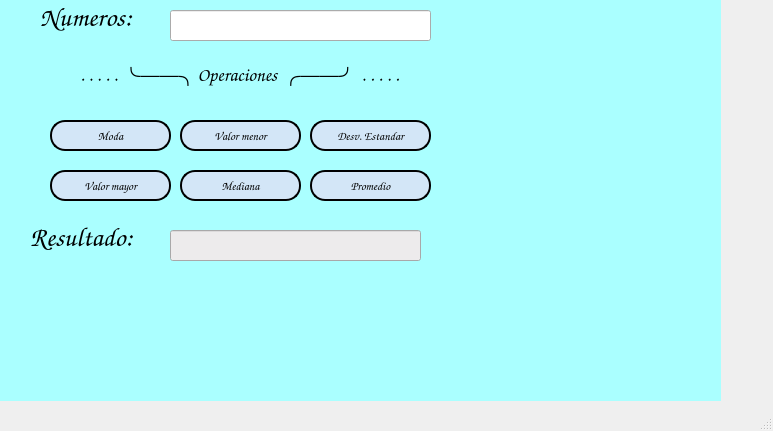
<?xml version="1.0" encoding="UTF-8"?>
<ui version="4.0">
 <class>MainWindow</class>
 <widget class="QMainWindow" name="MainWindow">
  <property name="geometry">
   <rect>
    <x>0</x>
    <y>0</y>
    <width>773</width>
    <height>431</height>
   </rect>
  </property>
  <property name="windowTitle">
   <string>MainWindow</string>
  </property>
  <widget class="QWidget" name="centralwidget">
   <widget class="QLabel" name="label">
    <property name="geometry">
     <rect>
      <x>40</x>
      <y>0</y>
      <width>121</width>
      <height>31</height>
     </rect>
    </property>
    <property name="font">
     <font>
      <family>Comic Sans MS</family>
     </font>
    </property>
    <property name="text">
     <string>&lt;html&gt;&lt;head/&gt;&lt;body&gt;&lt;p&gt;&lt;span style=&quot; font-size:20pt;&quot;&gt;Numeros:&lt;/span&gt;&lt;/p&gt;&lt;/body&gt;&lt;/html&gt;</string>
    </property>
   </widget>
   <widget class="QLineEdit" name="txt_numeros">
    <property name="geometry">
     <rect>
      <x>170</x>
      <y>10</y>
      <width>261</width>
      <height>31</height>
     </rect>
    </property>
    <property name="font">
     <font>
      <pointsize>14</pointsize>
     </font>
    </property>
    <property name="text">
     <string/>
    </property>
    <property name="alignment">
     <set>Qt::AlignCenter</set>
    </property>
   </widget>
   <widget class="QLabel" name="label_2">
    <property name="geometry">
     <rect>
      <x>80</x>
      <y>60</y>
      <width>341</width>
      <height>31</height>
     </rect>
    </property>
    <property name="font">
     <font>
      <family>Comic Sans MS</family>
     </font>
    </property>
    <property name="text">
     <string>&lt;html&gt;&lt;head/&gt;&lt;body&gt;&lt;p&gt;&lt;span style=&quot; font-size:14pt;&quot;&gt;. . . . . ╰──╮Operaciones ╭──╯ . . . . .&lt;/span&gt;&lt;/p&gt;&lt;/body&gt;&lt;/html&gt;</string>
    </property>
   </widget>
   <widget class="QPushButton" name="btn_mediana">
    <property name="geometry">
     <rect>
      <x>180</x>
      <y>170</y>
      <width>121</width>
      <height>31</height>
     </rect>
    </property>
    <property name="font">
     <font>
      <family>Comic Sans MS</family>
     </font>
    </property>
    <property name="cursor">
     <cursorShape>PointingHandCursor</cursorShape>
    </property>
    <property name="styleSheet">
     <string notr="true">border: 2px solid black;
background-color: rgb(211, 230, 247);
border-radius: 15px;</string>
    </property>
    <property name="text">
     <string>Mediana</string>
    </property>
   </widget>
   <widget class="QPushButton" name="btn_valormenor">
    <property name="geometry">
     <rect>
      <x>180</x>
      <y>120</y>
      <width>121</width>
      <height>31</height>
     </rect>
    </property>
    <property name="font">
     <font>
      <family>Comic Sans MS</family>
     </font>
    </property>
    <property name="cursor">
     <cursorShape>PointingHandCursor</cursorShape>
    </property>
    <property name="styleSheet">
     <string notr="true">border: 2px solid black;
background-color: rgb(211, 230, 247);
border-radius: 15px;</string>
    </property>
    <property name="text">
     <string>Valor menor</string>
    </property>
   </widget>
   <widget class="QPushButton" name="btn_valormayor">
    <property name="geometry">
     <rect>
      <x>50</x>
      <y>170</y>
      <width>121</width>
      <height>31</height>
     </rect>
    </property>
    <property name="font">
     <font>
      <family>Comic Sans MS</family>
     </font>
    </property>
    <property name="cursor">
     <cursorShape>PointingHandCursor</cursorShape>
    </property>
    <property name="styleSheet">
     <string notr="true">border: 2px solid black;
background-color: rgb(211, 230, 247);
border-radius: 15px;</string>
    </property>
    <property name="text">
     <string>Valor mayor</string>
    </property>
   </widget>
   <widget class="QPushButton" name="btn_promedio">
    <property name="geometry">
     <rect>
      <x>310</x>
      <y>170</y>
      <width>121</width>
      <height>31</height>
     </rect>
    </property>
    <property name="font">
     <font>
      <family>Comic Sans MS</family>
     </font>
    </property>
    <property name="cursor">
     <cursorShape>PointingHandCursor</cursorShape>
    </property>
    <property name="styleSheet">
     <string notr="true">border: 2px solid black;
background-color: rgb(211, 230, 247);
border-radius: 15px;</string>
    </property>
    <property name="text">
     <string>Promedio</string>
    </property>
   </widget>
   <widget class="QPushButton" name="btn_moda">
    <property name="geometry">
     <rect>
      <x>50</x>
      <y>120</y>
      <width>121</width>
      <height>31</height>
     </rect>
    </property>
    <property name="font">
     <font>
      <family>Comic Sans MS</family>
     </font>
    </property>
    <property name="cursor">
     <cursorShape>PointingHandCursor</cursorShape>
    </property>
    <property name="styleSheet">
     <string notr="true">border: 2px solid black;
background-color: rgb(211, 230, 247);
border-radius: 15px;</string>
    </property>
    <property name="text">
     <string>Moda</string>
    </property>
   </widget>
   <widget class="QPushButton" name="btn_desvestandar">
    <property name="geometry">
     <rect>
      <x>310</x>
      <y>120</y>
      <width>121</width>
      <height>31</height>
     </rect>
    </property>
    <property name="font">
     <font>
      <family>Comic Sans MS</family>
     </font>
    </property>
    <property name="cursor">
     <cursorShape>PointingHandCursor</cursorShape>
    </property>
    <property name="styleSheet">
     <string notr="true">border: 2px solid black;
background-color: rgb(211, 230, 247);
border-radius: 15px;</string>
    </property>
    <property name="text">
     <string>Desv. Estandar</string>
    </property>
   </widget>
   <widget class="QLabel" name="label_3">
    <property name="geometry">
     <rect>
      <x>30</x>
      <y>220</y>
      <width>131</width>
      <height>31</height>
     </rect>
    </property>
    <property name="font">
     <font>
      <family>Comic Sans MS</family>
     </font>
    </property>
    <property name="text">
     <string>&lt;html&gt;&lt;head/&gt;&lt;body&gt;&lt;p&gt;&lt;span style=&quot; font-size:20pt;&quot;&gt;Resultado:&lt;/span&gt;&lt;/p&gt;&lt;/body&gt;&lt;/html&gt;</string>
    </property>
   </widget>
   <widget class="QLineEdit" name="txt_resultado">
    <property name="geometry">
     <rect>
      <x>170</x>
      <y>230</y>
      <width>251</width>
      <height>31</height>
     </rect>
    </property>
    <property name="font">
     <font>
      <pointsize>14</pointsize>
     </font>
    </property>
    <property name="styleSheet">
     <string notr="true">background-color: rgb(237, 235, 236);</string>
    </property>
    <property name="text">
     <string/>
    </property>
    <property name="alignment">
     <set>Qt::AlignCenter</set>
    </property>
    <property name="readOnly">
     <bool>true</bool>
    </property>
   </widget>
   <widget class="QLabel" name="label_4">
    <property name="geometry">
     <rect>
      <x>0</x>
      <y>0</y>
      <width>721</width>
      <height>401</height>
     </rect>
    </property>
    <property name="cursor">
     <cursorShape>PointingHandCursor</cursorShape>
    </property>
    <property name="styleSheet">
     <string notr="true">background-color: rgb(255, 255, 127);
background-color: rgb(170, 255, 255);</string>
    </property>
    <property name="text">
     <string/>
    </property>
    <property name="pixmap">
     <pixmap>../../../../Downloads/backg.jpg</pixmap>
    </property>
   </widget>
   <widget class="QLabel" name="label_5">
    <property name="geometry">
     <rect>
      <x>450</x>
      <y>-80</y>
      <width>481</width>
      <height>551</height>
     </rect>
    </property>
    <property name="text">
     <string/>
    </property>
    <property name="pixmap">
     <pixmap>../../../../Downloads/pinguim-penguin.gif</pixmap>
    </property>
   </widget>
   <zorder>label_4</zorder>
   <zorder>label</zorder>
   <zorder>txt_numeros</zorder>
   <zorder>label_2</zorder>
   <zorder>btn_mediana</zorder>
   <zorder>btn_valormenor</zorder>
   <zorder>btn_valormayor</zorder>
   <zorder>btn_promedio</zorder>
   <zorder>btn_moda</zorder>
   <zorder>btn_desvestandar</zorder>
   <zorder>label_3</zorder>
   <zorder>txt_resultado</zorder>
   <zorder>label_5</zorder>
  </widget>
  <widget class="QMenuBar" name="menubar">
   <property name="geometry">
    <rect>
     <x>0</x>
     <y>0</y>
     <width>773</width>
     <height>21</height>
    </rect>
   </property>
  </widget>
  <widget class="QStatusBar" name="statusbar"/>
 </widget>
 <resources/>
 <connections/>
</ui>
